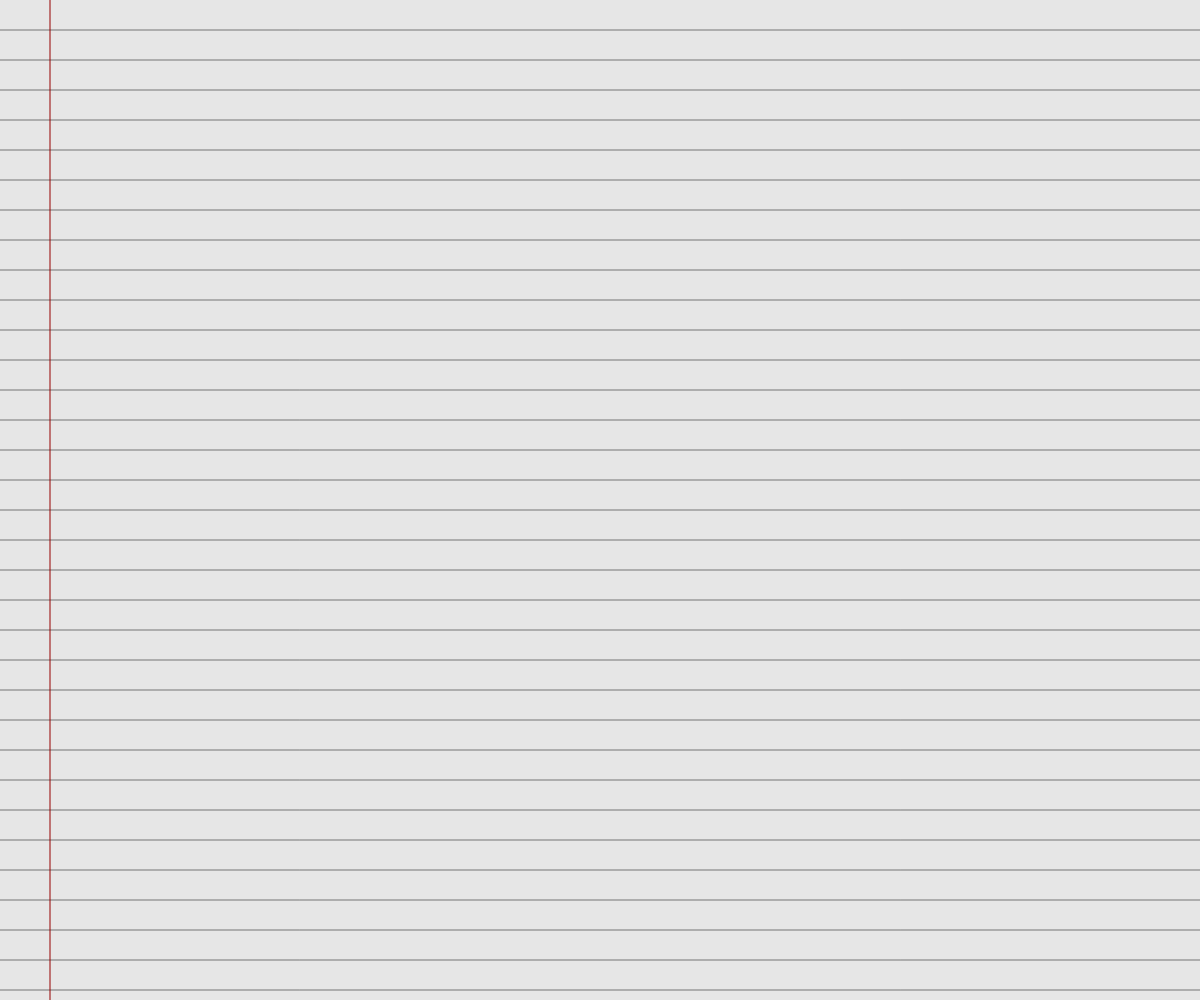
Frame 1 (no input)
Frame 60 (no input): identical to frame 1, image omitted
Frame 120 (the mouse pressed at the canvas centre since frame 60): identical to frame 1, image omitted

The p5.js sketch that drew this single still picture (run headless with seeded random() and noise() and a simulated clock; from frame 60 on, the mouse is pressed at the canvas centre):

// p5.js sketch
// ── sketch.js

let randomColor = (255, 255, 255);

let paperLineDistance = 30;

let drawDistanceX = 0;
let drawDistanceY = 0;

let originPointX;
let originPointY;

let lastPointX = 0;
let lastPointY = 0;

let rotatione = 0;

function setup() {
  createCanvas(windowWidth, windowHeight);
  angleMode(DEGREES);
  //noSmooth();
  background(230, 230, 230);

  originPointX = width / 2;
  originPointY = height / 2;

  // Paper Grid
  strokeWeight(0.5);
  stroke(0, 0, 0);
  for (let i = 1; i < height / paperLineDistance + 1; i++) {
    line(0, i * paperLineDistance, width, i * paperLineDistance);
  }
  strokeWeight(1);
  stroke(150, 0, 0);
  line(50, 0, 50, height);
  stroke(0, 0, 0);
}

function draw() {
  
}

function mouseDragged() {
  strokeWeight(2);
  //point(originPointX + drawDistanceX, originPointY + drawDistanceY, 2);
  if (lastPointX != 0) {
    line(lastPointX, lastPointY, originPointX + drawDistanceX, originPointY + drawDistanceY, 2);
  }
  lastPointX = originPointX + drawDistanceX;
  lastPointY = originPointY + drawDistanceY;

  drawDistanceX = drawDistanceX + randomBetweenNumbers(10, -10);
  drawDistanceY = drawDistanceY + randomBetweenNumbers(10, -10);
}

function mousePressed() {
  drawDistanceX = 0;
  drawDistanceY = 0;
  originPointX = randomBetweenNumbers(width, 0);
  originPointY = randomBetweenNumbers(height, 0);
  lastPointX = 0;
  lastPointY = 0;
}

function changeColor(newColor){
  stroke(newColor);
}

function randomBetweenNumbers(max, min) {
  return Math.floor(Math.random() * (max - min + 1) + min);
}
// ── embed.html
<!DOCTYPE html>

<head>
    <title>embedded example</title>
    <script src="https://cdn.jsdelivr.net/npm/p5@1.4.2/lib/p5.min.js"></script>
    <script src="https://cdn.jsdelivr.net/npm/dat.gui@0.7.9/build/dat.gui.min.js"></script>

    <link rel="stylesheet" type="text/css" href="style.css">

    <script src="sketch.js"></script>

    <!-- this line removes any default padding and style. you might only need one of these values set. -->
    <style>
        body {
            margin: 0;
            padding: 0;
            overflow: hidden;
        }

        canvas {
            /* margin: auto; */
        }

        /* Quick and dirty way to change DAT GUI position if needed */
        .dg.a {
            /*margin-top: 45px !important;*/
        }
    </style>

</head>

<body>
    <input class="pageName" type="text" value="Your title here" id="fname" name="fname">
    <input class="colorPicker" onchange="changeColor(this.value)" type="color" id="favcolor" name="favcolor" value="#000000">
</body>

</html>
// ── style.css
.pageName {
    position: absolute;
    border:none;
    background-color: transparent;
    font-family: "Comic Sans MS", "Comic Sans", cursive;
    top: 30px;
    left: 55px;
    font-size: x-large;
}

.colorPicker {
    position: absolute;
    right: 10px;
    top: 31px;
}
